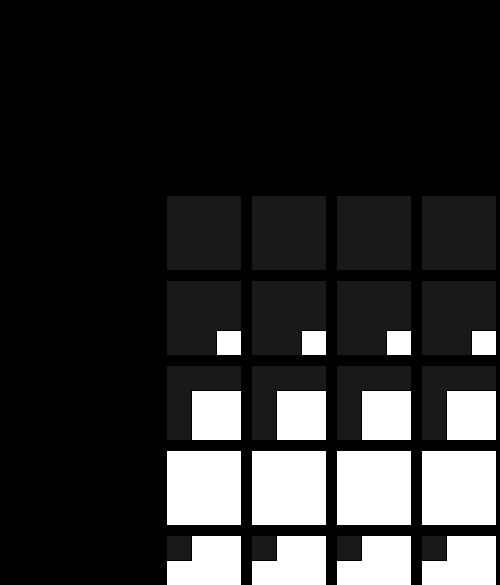
Frame 1 (no input)
Frame 60 (the mouse pressed at the canvas centre just before this capture): identical to frame 1, image omitted
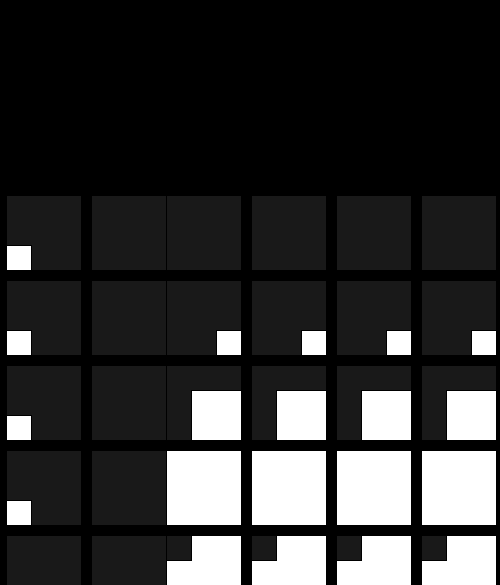
Frame 120 (the mouse held since frame 60 and released just before this capture)

The Processing sketch that drew these frames (run headless with seeded random() and noise(); from frame 60 on, the mouse is pressed at the canvas centre):

// Processing sketch: processing_168478
// ── processing_168478.pde

void setup()
{
size(500, 585);
background(0);
}

void draw()
{

pushMatrix(); 
                      
float my_angle = map(mouseX, 0, width, 0, 5*PI);  
translate(width/3, height/3);
rotate(my_angle);

  
fill(25);
stroke(0,0,0);
translate(0,0);
rect(0,0,75,75);

fill(25);
stroke(0,0,0);
translate(0,0);
rect(85,0,75,75);

fill(25);
stroke(0,0,0);
translate(0,0);
rect(170,0,75,75);

fill(25);
stroke(0,0,0);
translate(0,0);
rect(255,0,75,75);

fill(25);
stroke(0,0,0);
translate(0,0);
rect(340,0,75,75);

fill(25);
stroke(0,0,0);
translate(0,0);
rect(425,0,75,75);


fill(25);
stroke(0,0,0);
translate(0,0);
rect(0,85,75,75);
 
 
                                                   
fill(255);
stroke(0,0,0);
translate(0,0);

rect(50,135,25,25);



fill(25);
stroke(0,0,0);
translate(0,0);
rect(85,85,75,75);

fill(255);
stroke(0,0,0);
translate(0,0);
rect(135,135,25,25);

fill(25);
stroke(0,0,0);
translate(0,0);
rect(170,85,75,75);

fill(255);
stroke(0,0,0);
translate(0,0);
rect(220,135,25,25);

fill(25);
stroke(0,0,0);
translate(0,0);
rect(255,85,75,75);

fill(255);
stroke(0,0,0);
translate(0,0);
rect(305,135,25,25);

fill(25);
stroke(0,0,0);
translate(0,0);
rect(340,85,75,75);

fill(255);
stroke(0,0,0);
translate(0,0);
rect(390,135,25,25);

fill(25);
stroke(0,0,0);
translate(0,0);
rect(425,85,75,75);

fill(255);
stroke(0,0,0);
translate(0,0);
rect(475,135,25,25);

fill(25);
stroke(0,0,0);
translate(0,0);
rect(0,170,75,75);

fill(255);
stroke(0,0,0);
translate(0,0);
rect(25,195,50,50);

fill(25);
stroke(0,0,0);
translate(0,0);
rect(85,170,75,75);

fill(255);
stroke(0,0,0);
translate(0,0);
rect(110,195,50,50);

fill(25);
stroke(0,0,0);
translate(0,0);
rect(170,170,75,75);

fill(255);
stroke(0,0,0);
translate(0,0);
rect(195,195,50,50);

fill(25);
stroke(0,0,0);
translate(0,0);
rect(255,170,75,75);

fill(255);
stroke(0,0,0);
translate(0,0);
rect(280,195,50,50);

fill(25);
stroke(0,0,0);
translate(0,0);
rect(340,170,75,75);

fill(255);
stroke(0,0,0);
translate(0,0);
rect(365,195,50,50);

fill(25);
stroke(0,0,0);
translate(0,0);
rect(425,170,75,75);

fill(255);
stroke(0,0,0);
translate(0,0);
rect(450,195,50,50);

fill(255);
stroke(0,0,0);
translate(0,0);
rect(0,255,75,75);

fill(255);
stroke(0,0,0);
translate(0,0);
rect(85,255,75,75);

fill(255);
stroke(0,0,0);
translate(0,0);
rect(170,255,75,75);

fill(255);
stroke(0,0,0);
translate(0,0);
rect(255,255,75,75);

fill(255);
stroke(0,0,0);
translate(0,0);
rect(340,255,75,75);

fill(255);
stroke(0,0,0);
translate(0,0);
rect(425,255,75,75);

fill(255);
stroke(0,0,0);
translate(0,0);
rect(0,340,75,75);

fill(25);
stroke(0,0,0);
translate(0,0);
rect(0,340,25,25);

fill(255);
stroke(0,0,0);
translate(0,0);
rect(85,340,75,75);

fill(25);
stroke(0,0,0);
translate(0,0);
rect(85,340,25,25);

fill(255);
stroke(0,0,0);
translate(0,0);
rect(170,340,75,75);

fill(25);
stroke(0,0,0);
translate(0,0);
rect(170,340,25,25);

fill(255);
stroke(0,0,0);
translate(0,0);
rect(255,340,75,75);

fill(25);
stroke(0,0,0);
translate(0,0);
rect(255,340,25,25);

fill(255);
stroke(0,0,0);
translate(0,0);
rect(340,340,75,75);

fill(25);
stroke(0,0,0);
translate(0,0);
rect(340,340,25,25);

fill(255);
stroke(0,0,0);
translate(0,0);
rect(425,340,75,75);

fill(25);
stroke(0,0,0);
translate(0,0);
rect(425,340,25,25);

fill(255);
stroke(0,0,0);
translate(0,0);
rect(0,425,75,75);

fill(25);
stroke(0,0,0);
translate(0,0);
rect(0,425,50,50);

fill(255);
stroke(0,0,0);
translate(0,0);
rect(85,425,75,75);

fill(25);
stroke(0,0,0);
translate(0,0);
rect(85,425,50,50);

fill(255);
stroke(0,0,0);
translate(0,0);
rect(170,425,75,75);

fill(25);
stroke(0,0,0);
translate(0,0);
rect(170,425,50,50);

fill(255);
stroke(0,0,0);
translate(0,0);
rect(255,425,75,75);

fill(25);
stroke(0,0,0);
translate(0,0);
rect(255,425,50,50);

fill(255);
stroke(0,0,0);
translate(0,0);
rect(340,425,75,75);

fill(25);
stroke(0,0,0);
translate(0,0);
rect(340,425,50,50);

fill(255);
stroke(0,0,0);
translate(0,0);
rect(425,425,75,75);

fill(25);
stroke(0,0,0);
translate(0,0);
rect(425,425,50,50);

fill(25);
stroke(0,0,0);
translate(0,0);
rect(0,510,75,75);

fill(25);
stroke(0,0,0);
translate(0,0);
rect(85,510,75,75);

fill(25);
stroke(0,0,0);
translate(0,0);
rect(170,510,75,75);

fill(25);
stroke(0,0,0);
translate(0,0);
rect(255,510,75,75);

fill(25);
stroke(0,0,0);
translate(0,0);
rect(340,510,75,75);

fill(25);
stroke(0,0,0);
translate(0,0);
rect(425,510,75,75);


popMatrix();


}
